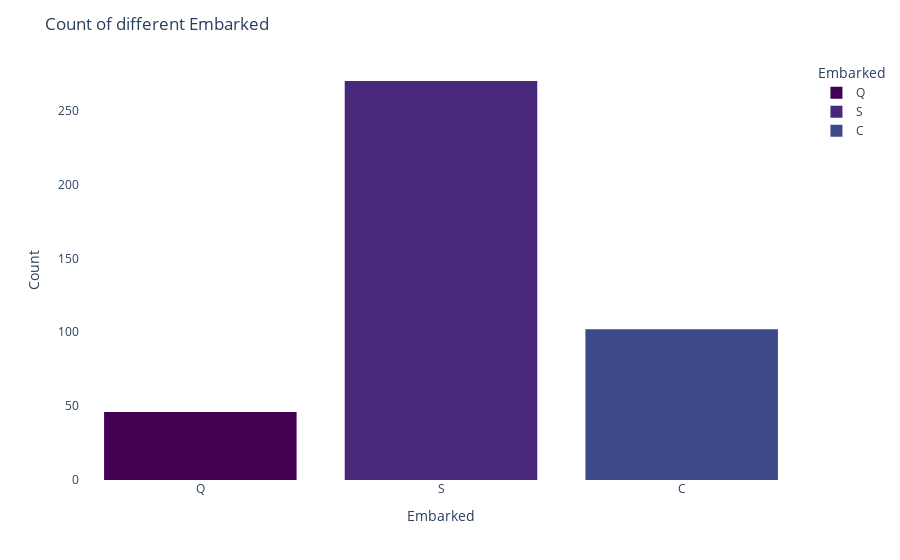
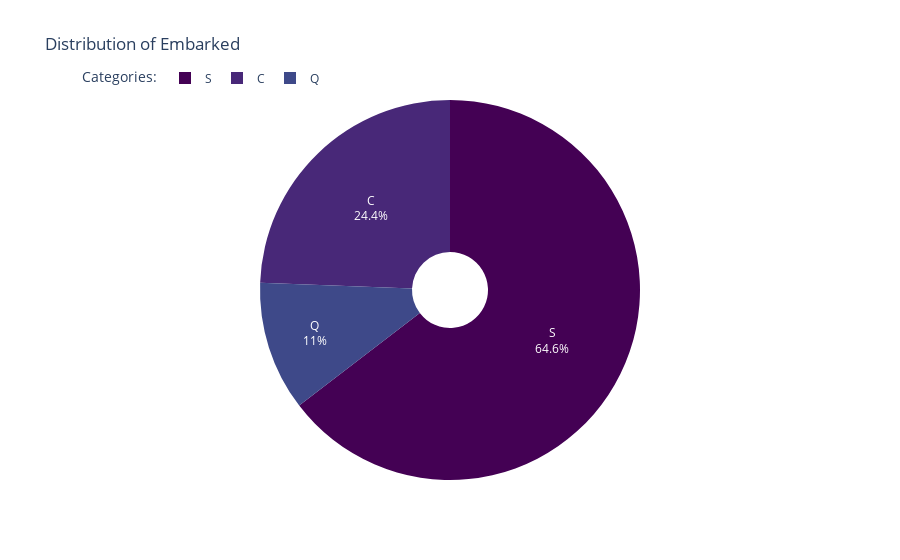

Notebook source saved alongside these figures, in order:
### Code cell
fig_embarked_count = px.histogram(titanic, x = 'Embarked', color = 'Embarked', color_discrete_sequence=px.colors.sequential.Viridis)
fig_embarked_count.update_layout(title_text='Count of different Embarked', xaxis_title='Embarked', yaxis_title='Count', plot_bgcolor = 'white')
fig_embarked_count.show()

fig_embarked_perc = px.pie(titanic, names= 'Embarked', title=f'Distribution of Embarked', hole=0.2, color_discrete_sequence=px.colors.sequential.Viridis)
fig_embarked_perc.update_traces(textinfo='percent+label')
fig_embarked_perc.update_layout(legend_title_text='Categories:', legend=dict(orientation="h", yanchor="bottom", y=1.02))
fig_embarked_perc.show()

### Figure 1 — Plotly figure (JSON) as saved in the notebook; plotly's stock layout.template omitted (floating-point values rounded to 4 significant figures; data arrays with more than 128 entries replaced by an {"elided": "..."} marker saying what was removed)
{"data": [{"alignmentgroup": "True", "bingroup": "x", "hovertemplate": "Embarked=%{x}<br>count=%{y}<extra></extra>", "legendgroup": "Q", "marker": {"color": "#440154", "pattern": {"shape": ""}}, "name": "Q", "offsetgroup": "Q", "orientation": "v", "showlegend": true, "type": "histogram", "x": ["Q", "Q", "Q", "Q", "Q", "Q", "Q", "Q", "Q", "Q", "Q", "Q", "Q", "Q", "Q", "Q", "Q", "Q", "Q", "Q", "Q", "Q", "Q", "Q", "Q", "Q", "Q", "Q", "Q", "Q", "Q", "Q", "Q", "Q", "Q", "Q", "Q", "Q", "Q", "Q", "Q", "Q", "Q", "Q", "Q", "Q"], "xaxis": "x", "yaxis": "y"}, {"alignmentgroup": "True", "bingroup": "x", "hovertemplate": "Embarked=%{x}<br>count=%{y}<extra></extra>", "legendgroup": "S", "marker": {"color": "#482878", "pattern": {"shape": ""}}, "name": "S", "offsetgroup": "S", "orientation": "v", "showlegend": true, "type": "histogram", "x": {"elided": "270 str values"}, "xaxis": "x", "yaxis": "y"}, {"alignmentgroup": "True", "bingroup": "x", "hovertemplate": "Embarked=%{x}<br>count=%{y}<extra></extra>", "legendgroup": "C", "marker": {"color": "#3e4989", "pattern": {"shape": ""}}, "name": "C", "offsetgroup": "C", "orientation": "v", "showlegend": true, "type": "histogram", "x": ["C", "C", "C", "C", "C", "C", "C", "C", "C", "C", "C", "C", "C", "C", "C", "C", "C", "C", "C", "C", "C", "C", "C", "C", "C", "C", "C", "C", "C", "C", "C", "C", "C", "C", "C", "C", "C", "C", "C", "C", "C", "C", "C", "C", "C", "C", "C", "C", "C", "C", "C", "C", "C", "C", "C", "C", "C", "C", "C", "C", "C", "C", "C", "C", "C", "C", "C", "C", "C", "C", "C", "C", "C", "C", "C", "C", "C", "C", "C", "C", "C", "C", "C", "C", "C", "C", "C", "C", "C", "C", "C", "C", "C", "C", "C", "C", "C", "C", "C", "C", "C", "C"], "xaxis": "x", "yaxis": "y"}], "layout": {"barmode": "relative", "legend": {"title": {"text": "Embarked"}, "tracegroupgap": 0}, "margin": {"t": 60}, "plot_bgcolor": "white", "title": {"text": "Count of different Embarked"}, "xaxis": {"anchor": "y", "categoryarray": ["Q", "S", "C"], "categoryorder": "array", "domain": [0, 1], "title": {"text": "Embarked"}}, "yaxis": {"anchor": "x", "domain": [0, 1], "title": {"text": "Count"}}}}

### Figure 2 — Plotly figure (JSON) as saved in the notebook; plotly's stock layout.template omitted (floating-point values rounded to 4 significant figures; data arrays with more than 128 entries replaced by an {"elided": "..."} marker saying what was removed)
{"data": [{"domain": {"x": [0, 1], "y": [0, 1]}, "hole": 0.2, "hovertemplate": "Embarked=%{label}<extra></extra>", "labels": {"elided": "418 str values"}, "legendgroup": "", "name": "", "showlegend": true, "textinfo": "percent+label", "type": "pie"}], "layout": {"legend": {"orientation": "h", "title": {"text": "Categories:"}, "tracegroupgap": 0, "y": 1.02, "yanchor": "bottom"}, "piecolorway": ["#440154", "#482878", "#3e4989", "#31688e", "#26828e", "#1f9e89", "#35b779", "#6ece58", "#b5de2b", "#fde725"], "title": {"text": "Distribution of Embarked"}}}
